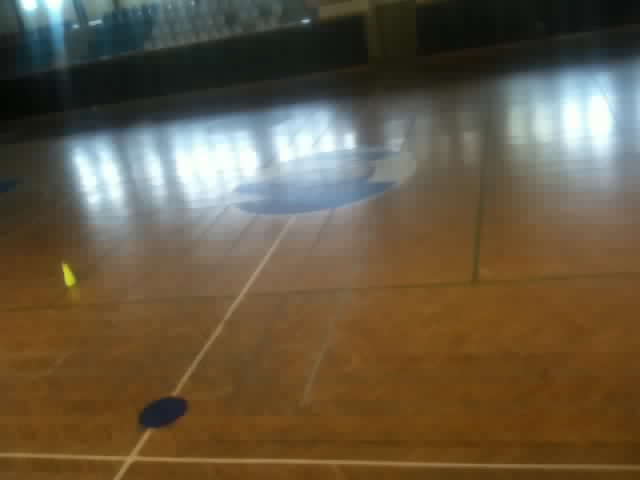
%> input picture matlab/image-processing/bw_elde_etme/bg_model.png, 640 x 480 px
$ octave arkaplan.m   (GNU Octave 9; MATLAB toolbox functions it lacks are replaced by stand-ins)
%> lines starting %> are read from the running program, lines starting %| are printed output that depends on the picture; in (x1, y1, x2, y2) boxes, pixels count from 0 and x2, y2 are one past the last pixel; in counts of white or black regions, pixels touching at a corner belong together; the program's own positions count from 1
arkaplan=imread('bg_model.png');
%> arkaplan is the input picture: size 480x640x3 uint8; mean R, G, B 101.4, 88.3, 66.4
frame=imread('tugdev2.jpg');
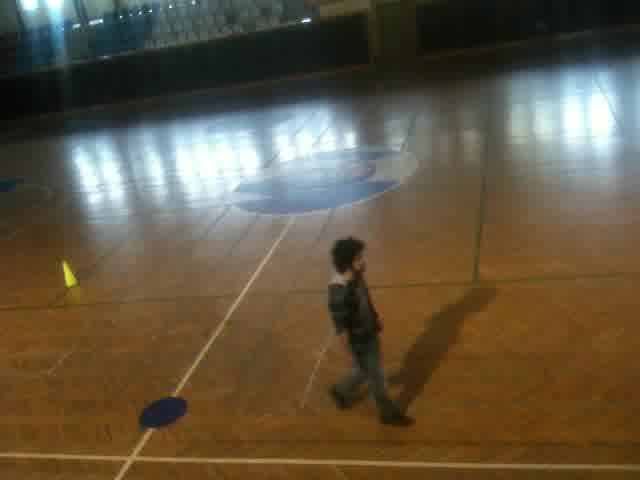
%> input picture matlab/image-processing/bw_elde_etme/tugdev2.jpg, 640 x 480 px
%> frame is the input picture: size 480x640x3 uint8; mean R, G, B 98.7, 86.9, 66
k = arkaplan - frame;
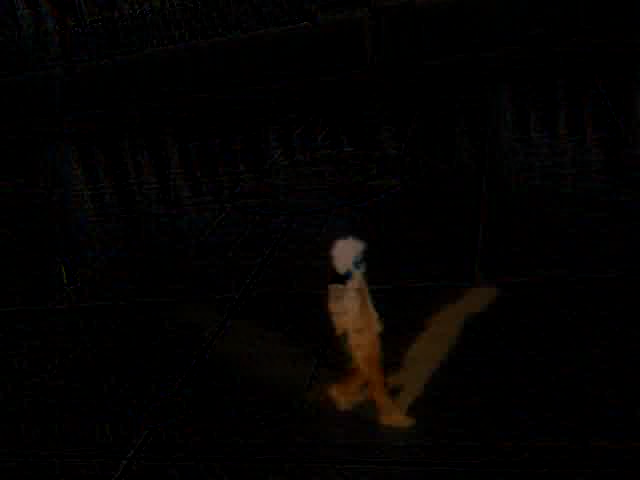
%> k: size 480x640x3 uint8; mean R, G, B 3.8, 2.5, 1.8
k=rgb2gray(k);
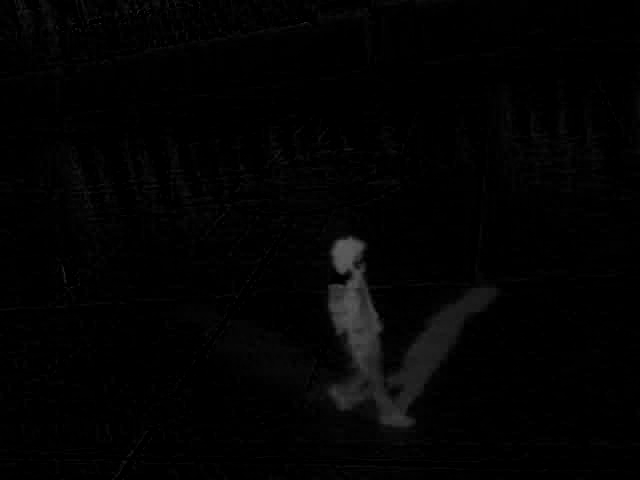
%> k: size 480x640 uint8; min 0, max 96, mean 2.8
l=graythresh(k);
%> l = 0.0863
an = im2bw(k,l);
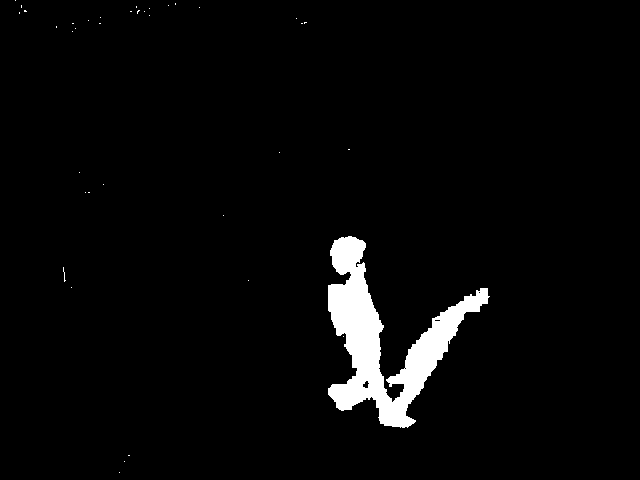
%> an: size 480x640 logical; 3.3% white; 38 white regions (37 under 20 px), largest, box (x1, y1, x2, y2) and area: (328, 236, 490, 428) 10204
Dbw = bwareaopen(an, 35);
%> Dbw: size 480x640 logical; 3.3% white; 1 white region, box (x1, y1, x2, y2) and area: (328, 236, 490, 428) 10204
imshow(Dbw)
